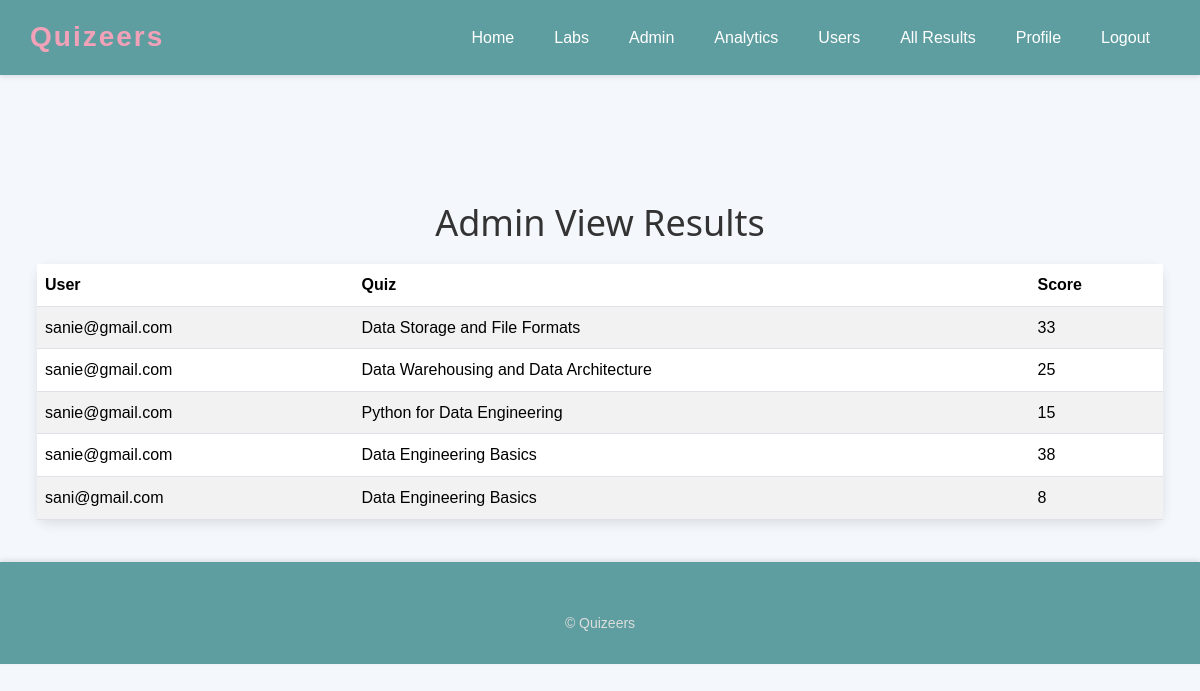
The page /admin/results (signed in) on the database as committed earlier.
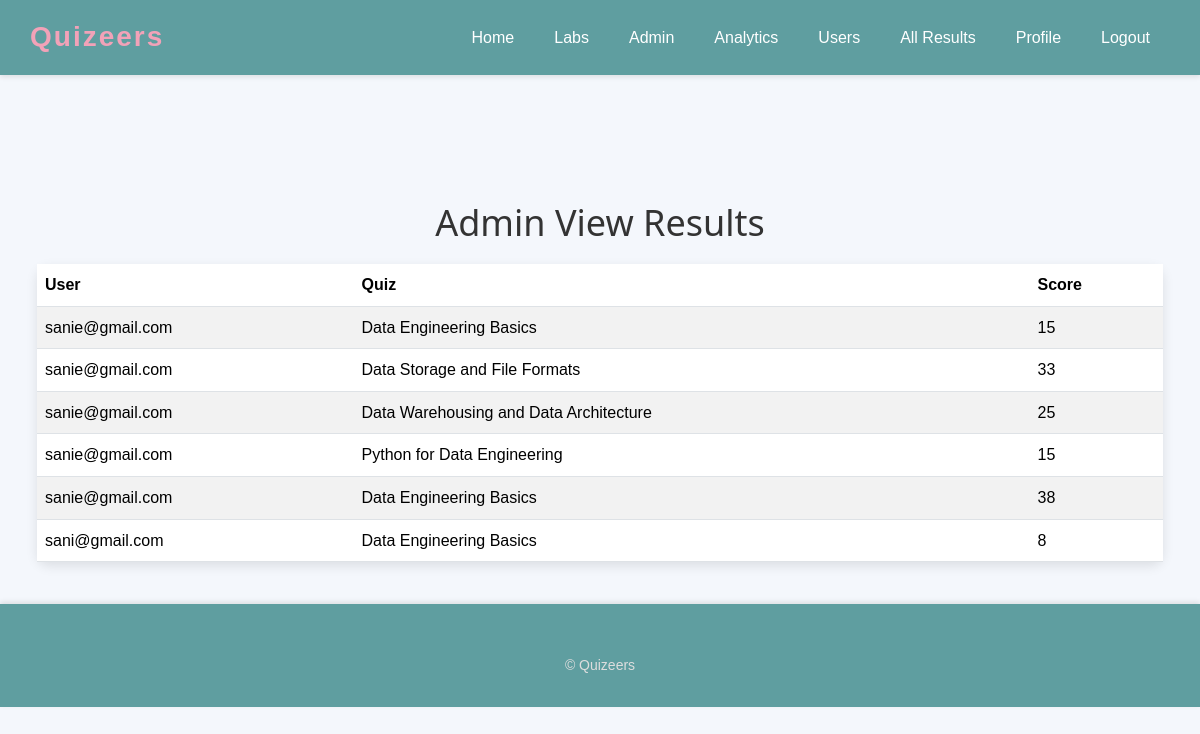
The same page on the database as committed later.
### app.py (models this page shows, shortened)
class Result(db.Model):
    id = db.Column(db.Integer, primary_key=True)
    user_id = db.Column(db.Integer, db.ForeignKey("user.id"), nullable=False)
    quiz_id = db.Column(db.Integer, db.ForeignKey("quiz.id"), nullable=False)
    score = db.Column(db.Integer, nullable=False)  # percentage, 0-100
    created_at = db.Column(db.DateTime, default=lambda: datetime.now(timezone.utc))
    user = db.relationship("User")
    quiz = db.relationship("Quiz")

class User(UserMixin, db.Model):
    id = db.Column(db.Integer, primary_key=True)
    email = db.Column(db.String(255), unique=True, nullable=False)
    password_hash = db.Column(db.String(255), nullable=False)
    is_admin = db.Column(db.Boolean, default=False)
    created_at = db.Column(db.DateTime, default=lambda: datetime.now(timezone.utc))

class Quiz(db.Model):
    id = db.Column(db.Integer, primary_key=True)
    title = db.Column(db.String(255), nullable=False)
    description = db.Column(db.Text, default="")
    is_deleted = db.Column(db.Boolean, default=False)
    category = db.Column(db.String(100), default="General")
    difficulty = db.Column(db.String(20), default="Medium")
    time_limit_minutes = db.Column(db.Integer, nullable=True)
    max_attempts = db.Column(db.Integer, nullable=True)
    shuffle_questions = db.Column(db.Boolean, default=True)
    questions = db.relationship(
        "Question", backref="quiz", lazy=True, cascade="all, delete-orphan"
    )

### app.py (the view)
@app.route("/admin/results")
@admin_required
def admin_view_results():
    results = Result.query.order_by(Result.created_at.desc()).all()
    return render_template("admin_view_results.html", results=results)

### app.py (called while the page is built)
@login_manager.user_loader
def load_user(user_id):
    return db.session.get(User, int(user_id))

def admin_required(view):
    @wraps(view)
    def wrapped(*args, **kwargs):
        if not current_user.is_authenticated or not current_user.is_admin:
            flash("Admin access required.", "error")
            return redirect(url_for("home"))
        return view(*args, **kwargs)
    return wrapped

### templates/admin_view_results.html (shortened to what this page needs)
{% extends "base.html" %}
{% block content %}
    <div class="container">
        <h2>Admin View Results</h2>
        <table class="table table-striped">
            <thead>
                <tr>
                    <th>User</th>
                    <th>Quiz</th>
                    <th>Score</th>
                </tr>
            </thead>
            <tbody>
                {% for result in results %}
                    <tr>
                        <td>{{ result.user.email }}</td>
                        <td>{{ result.quiz.title }}</td>
                        <td>{{ result.score }}</td>
                    </tr>
                {% endfor %}
            </tbody>
        </table>
    </div>
{% endblock %}

Rows that differ between the two databases and show on the page:
added Result: user.email "sanie@gmail.com", quiz "Data Engineering Basics", score "15"
